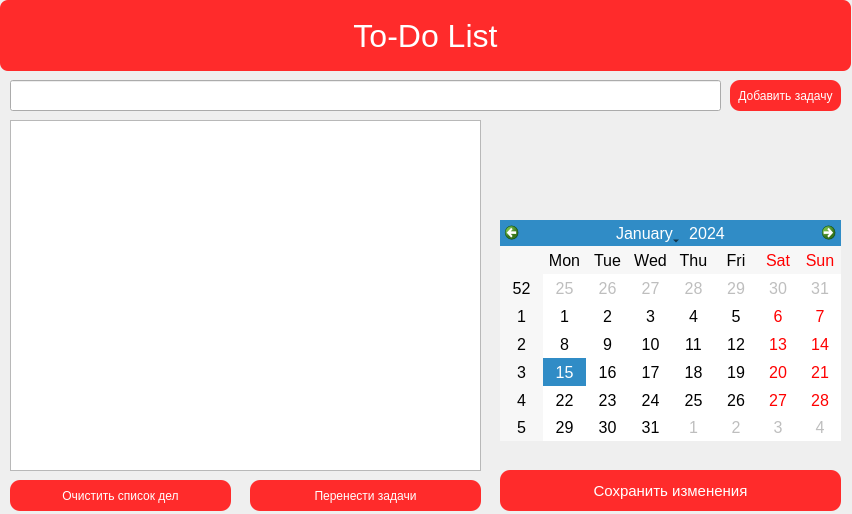
<?xml version="1.0" encoding="UTF-8"?>
<ui version="4.0">
 <class>Form</class>
 <widget class="QWidget" name="Form">
  <property name="geometry">
   <rect>
    <x>0</x>
    <y>0</y>
    <width>852</width>
    <height>514</height>
   </rect>
  </property>
  <property name="windowTitle">
   <string>Form</string>
  </property>
  <widget class="QCalendarWidget" name="calendarWidget">
   <property name="geometry">
    <rect>
     <x>500</x>
     <y>220</y>
     <width>341</width>
     <height>221</height>
    </rect>
   </property>
   <property name="styleSheet">
    <string notr="true">font:12pt;</string>
   </property>
  </widget>
  <widget class="QListWidget" name="tasksListWidget">
   <property name="geometry">
    <rect>
     <x>10</x>
     <y>120</y>
     <width>471</width>
     <height>351</height>
    </rect>
   </property>
   <property name="styleSheet">
    <string notr="true">font:12pt;</string>
   </property>
  </widget>
  <widget class="QPushButton" name="saveButton">
   <property name="geometry">
    <rect>
     <x>500</x>
     <y>470</y>
     <width>341</width>
     <height>41</height>
    </rect>
   </property>
   <property name="styleSheet">
    <string notr="true">border-radius:10px;
background-color: #ff2b2b;
color:white;
font:11pt;</string>
   </property>
   <property name="text">
    <string>Сохранить изменения</string>
   </property>
  </widget>
  <widget class="QPushButton" name="addButton">
   <property name="geometry">
    <rect>
     <x>730</x>
     <y>80</y>
     <width>111</width>
     <height>31</height>
    </rect>
   </property>
   <property name="styleSheet">
    <string notr="true">border-radius:10px;
background-color: #ff2b2b;
color:white;
</string>
   </property>
   <property name="text">
    <string>Добавить задачу</string>
   </property>
  </widget>
  <widget class="QLabel" name="label">
   <property name="geometry">
    <rect>
     <x>0</x>
     <y>0</y>
     <width>851</width>
     <height>71</height>
    </rect>
   </property>
   <property name="styleSheet">
    <string notr="true">font-size : 24pt;
background : #ff2b2b;
color:white;
border-radius:8px;</string>
   </property>
   <property name="text">
    <string>To-Do List</string>
   </property>
   <property name="alignment">
    <set>Qt::AlignCenter</set>
   </property>
  </widget>
  <widget class="QLineEdit" name="taskLineEdit">
   <property name="geometry">
    <rect>
     <x>10</x>
     <y>80</y>
     <width>711</width>
     <height>31</height>
    </rect>
   </property>
   <property name="styleSheet">
    <string notr="true">font:12pt;</string>
   </property>
  </widget>
  <widget class="QPushButton" name="deleteButton">
   <property name="geometry">
    <rect>
     <x>10</x>
     <y>480</y>
     <width>221</width>
     <height>31</height>
    </rect>
   </property>
   <property name="styleSheet">
    <string notr="true">border-radius:10px;
background-color: #ff2b2b;
color:white;
</string>
   </property>
   <property name="text">
    <string>Очистить список дел</string>
   </property>
  </widget>
  <widget class="QPushButton" name="relocateButton">
   <property name="geometry">
    <rect>
     <x>250</x>
     <y>480</y>
     <width>231</width>
     <height>31</height>
    </rect>
   </property>
   <property name="styleSheet">
    <string notr="true">border-radius:10px;
background-color: #ff2b2b;
color:white;
</string>
   </property>
   <property name="text">
    <string>Перенести задачи</string>
   </property>
  </widget>
 </widget>
 <resources/>
 <connections/>
</ui>
